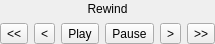
<?xml version="1.0" encoding="UTF-8"?>
<ui version="4.0">
 <class>wdgRewind</class>
 <widget class="QWidget" name="wdgRewind">
  <property name="geometry">
   <rect>
    <x>0</x>
    <y>0</y>
    <width>174</width>
    <height>44</height>
   </rect>
  </property>
  <property name="windowTitle">
   <string notr="true">wdgRewind</string>
  </property>
  <layout class="QGridLayout" name="gridLayout">
   <property name="leftMargin">
    <number>0</number>
   </property>
   <property name="topMargin">
    <number>0</number>
   </property>
   <property name="rightMargin">
    <number>0</number>
   </property>
   <property name="bottomMargin">
    <number>0</number>
   </property>
   <item row="1" column="4">
    <widget class="QToolButton" name="toolButton_Step_Forward">
     <property name="toolTip">
      <string>Forward (single frame)</string>
     </property>
     <property name="text">
      <string notr="true">&gt;</string>
     </property>
     <property name="icon">
      <iconset resource="resources.qrc">
       <normaloff>:/icon/icons/rwnd_step_forward.svg</normaloff>:/icon/icons/rwnd_step_forward.svg</iconset>
     </property>
     <property name="checkable">
      <bool>true</bool>
     </property>
     <property name="autoRepeat">
      <bool>true</bool>
     </property>
    </widget>
   </item>
   <item row="1" column="1">
    <widget class="QToolButton" name="toolButton_Step_Backward">
     <property name="toolTip">
      <string>Rewind (single frame)</string>
     </property>
     <property name="text">
      <string notr="true">&lt;</string>
     </property>
     <property name="icon">
      <iconset resource="resources.qrc">
       <normaloff>:/icon/icons/rwnd_step_backward.svg</normaloff>:/icon/icons/rwnd_step_backward.svg</iconset>
     </property>
     <property name="checkable">
      <bool>true</bool>
     </property>
     <property name="autoRepeat">
      <bool>true</bool>
     </property>
    </widget>
   </item>
   <item row="1" column="3">
    <widget class="QToolButton" name="toolButton_Pause">
     <property name="toolTip">
      <string>Pause</string>
     </property>
     <property name="text">
      <string notr="true">Pause</string>
     </property>
     <property name="icon">
      <iconset resource="resources.qrc">
       <normaloff>:/icon/icons/rwnd_pause.svg</normaloff>:/icon/icons/rwnd_pause.svg</iconset>
     </property>
     <property name="checkable">
      <bool>true</bool>
     </property>
    </widget>
   </item>
   <item row="1" column="5">
    <widget class="QToolButton" name="toolButton_Fast_Forward">
     <property name="toolTip">
      <string>Fast forward (from 1x to 8x)</string>
     </property>
     <property name="text">
      <string notr="true">&gt;&gt;</string>
     </property>
     <property name="icon">
      <iconset resource="resources.qrc">
       <normaloff>:/icon/icons/rwnd_fast_forward.svg</normaloff>:/icon/icons/rwnd_fast_forward.svg</iconset>
     </property>
     <property name="checkable">
      <bool>true</bool>
     </property>
    </widget>
   </item>
   <item row="1" column="0">
    <widget class="QToolButton" name="toolButton_Fast_Backward">
     <property name="toolTip">
      <string>Fast rewind (from 1x to 8x)</string>
     </property>
     <property name="text">
      <string notr="true">&lt;&lt;</string>
     </property>
     <property name="icon">
      <iconset resource="resources.qrc">
       <normaloff>:/icon/icons/rwnd_fast_backward.svg</normaloff>:/icon/icons/rwnd_fast_backward.svg</iconset>
     </property>
     <property name="checkable">
      <bool>true</bool>
     </property>
    </widget>
   </item>
   <item row="1" column="2">
    <widget class="QToolButton" name="toolButton_Play">
     <property name="toolTip">
      <string>Play</string>
     </property>
     <property name="text">
      <string notr="true">Play</string>
     </property>
     <property name="icon">
      <iconset resource="resources.qrc">
       <normaloff>:/icon/icons/rwnd_play.svg</normaloff>:/icon/icons/rwnd_play.svg</iconset>
     </property>
     <property name="checkable">
      <bool>false</bool>
     </property>
    </widget>
   </item>
   <item row="0" column="0" colspan="6">
    <widget class="QLabel" name="label_title">
     <property name="sizePolicy">
      <sizepolicy hsizetype="Minimum" vsizetype="Minimum">
       <horstretch>0</horstretch>
       <verstretch>0</verstretch>
      </sizepolicy>
     </property>
     <property name="text">
      <string>Rewind</string>
     </property>
     <property name="alignment">
      <set>Qt::AlignCenter</set>
     </property>
    </widget>
   </item>
  </layout>
 </widget>
 <tabstops>
  <tabstop>toolButton_Fast_Backward</tabstop>
  <tabstop>toolButton_Step_Backward</tabstop>
  <tabstop>toolButton_Play</tabstop>
  <tabstop>toolButton_Pause</tabstop>
  <tabstop>toolButton_Step_Forward</tabstop>
  <tabstop>toolButton_Fast_Forward</tabstop>
 </tabstops>
 <resources>
  <include location="resources.qrc"/>
 </resources>
 <connections/>
</ui>
